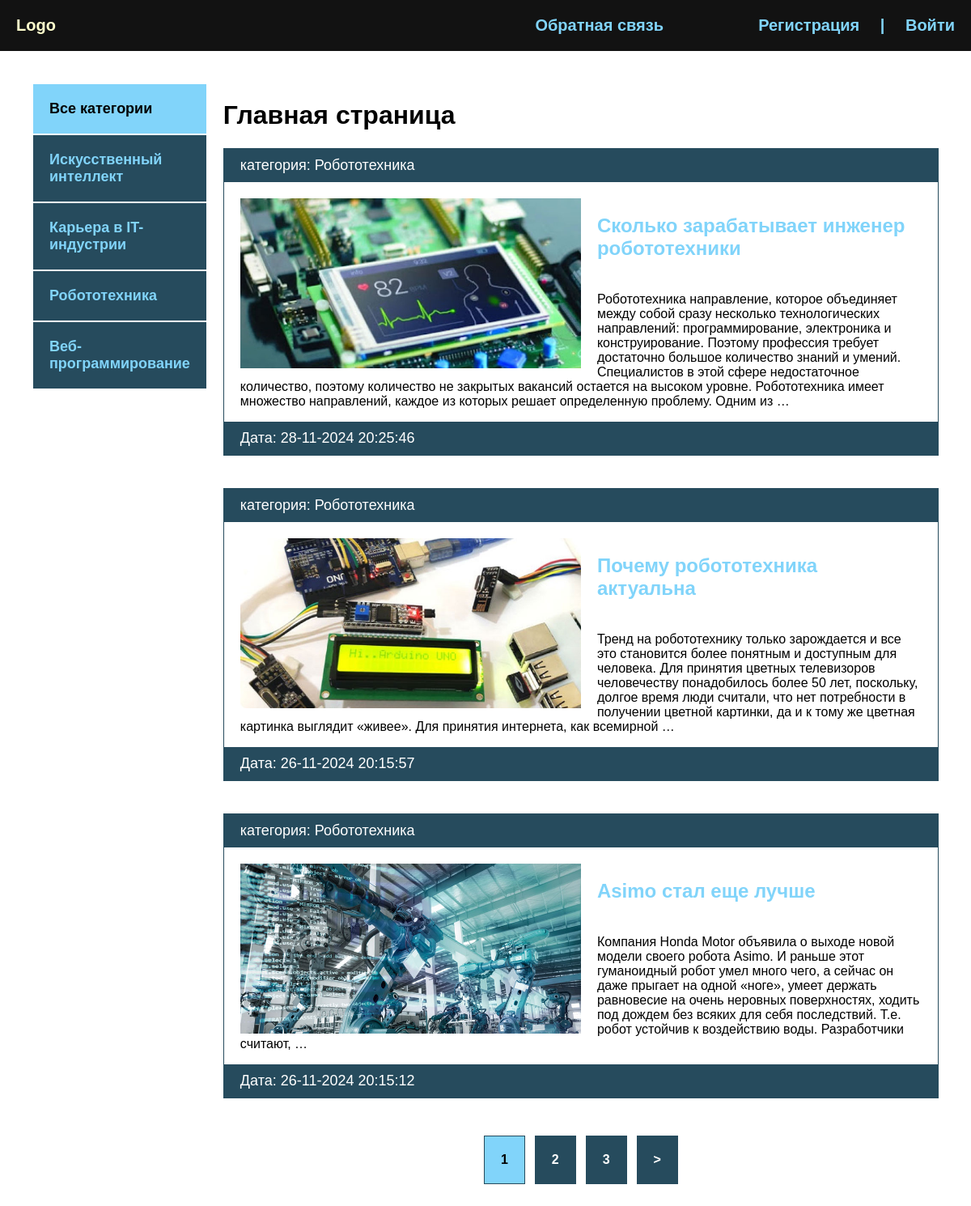
The page / on the database its author committed.
### blog/models.py (models this page shows, shortened)
class Category(models.Model):
    name = models.CharField(max_length=200, verbose_name='Категория')
    slug = models.SlugField(max_length=200, unique=True, verbose_name='URL')
    def __str__(self):
        return self.name
    def get_absolute_url(self):
        return reverse('category', kwargs={'cat_slug':self.slug})
    class Meta:
        verbose_name = 'Категория'
        verbose_name_plural = 'Категории'

class Blog(models.Model):
    title = models.CharField(max_length=255, verbose_name='Название')
    slug = models.SlugField(max_length=255, unique=True, verbose_name='URL')
    content = models.TextField(blank=True, verbose_name='Контент')
    photo = models.ImageField(upload_to='photos/%Y/%m/%d/', blank=True, verbose_name='Фото')
    time_created = models.DateTimeField(auto_now_add=True, verbose_name='Дата публикации')
    time_update = models.DateTimeField(auto_now=True, verbose_name='Дата обновления')
    is_published = models.BooleanField(default=True, verbose_name='Опубликовано')
    cat = models.ForeignKey('Category', on_delete=models.PROTECT, verbose_name='Категория')
    def get_absolute_url(self):
        return reverse('post', kwargs={'post_slug':self.slug})
    class Meta:
        verbose_name = 'Новость'
        verbose_name_plural = 'Новости'
        ordering=['-time_created']

### blog/views.py (the view)
# urls.py: path('', BlogHome.as_view(), name='index'),
class BlogHome(DataMixin, ListView):
    model = Blog
    template_name = 'blog/index.html'
    context_object_name = 'posts'
    def get_context_data(self, *, object_list=None, **kwargs):
        context =  super().get_context_data(**kwargs)
        c_def = self.get_user_context(title='Главная страница')
        return dict(list(context.items()) + list(c_def.items()))
    def get_queryset(self):
        return Blog.objects.filter(is_published=True).select_related('cat')

### blog/utils.py (called while the page is built)
    def get_user_context(self, **kwargs):
        context = kwargs
        cats = Category.objects.annotate(Count('blog'))
        user_menu = menu.copy()
        if not self.request.user.is_authenticated:
            user_menu.pop(0)
        context['menu'] = user_menu
        context['cats'] = cats
        if 'cat_selected' not in context:
            context['cat_selected'] = 0
        return context

### blog/templates/blog/index.html
{% extends "blog/base.html" %}
{% load static %}
{% block content %}
<h1>{{ title }}</h1>
<ul>
    {% for p in posts %}
    <li>
        <p class="first">категория: {{ p.cat }}</p>
        <div class="text">
            {% if p.photo %}
            <img src="{{ p.photo.url }}" alt="" class='image'>
            {% else %}
            <img src="{% static "blog/default.jpg" %}" alt="" class='image'>
            {% endif %}
            <h2><a href="{{ p.get_absolute_url }}">{{ p.title }}</a></h2>
            <p>{{ p.content|striptags|truncatewords:50 }}</p>
        </div>
        <p class="date">Дата: {{ p.time_update|date:'d-m-Y H:i:s' }}</p>
    </li>
    {% endfor %}
</ul>
{% endblock  %}

### blog/templates/blog/base.html (shortened to what this page needs)
<!DOCTYPE html>
{% load static %}
{% load blog_tags %}
<html lang="en">
<head>
    <link rel="stylesheet" href="{% static "css/style.css" %}">
</head>
<body>
    <div class="header">
        <div class="wrap">
            <ul class="mainmenu">
                <li class="logo">
                    <a href="{% url "index" %}">Logo</a>
                </li>
                {% for m in menu %}
                <li class="last">
                    <a href="{% url m.url_name %}">{{ m.title }}</a>
                </li>
                {% endfor %}
                {% if request.user.is_authenticated %}
                <li class="last">{{ user.username }} | <a href="{% url "logout" %}">Выйти</a>
                    {% comment %} <form action="{% url 'logout' %}" method="post">
                        {% csrf_token %}
                        <button type="submit">Выйти</button>
                    </form> {% endcomment %}
                </li>
                {% else %}
                <li class="last"><a href="{% url "register" %}">Регистрация</a> | <a href="{% url "login" %}">Войти</a></li>
                {% endif %}
            </ul>
        </div>
    </div>
    <div class="content">
        <div class="wrap">
            <div class="sidebar">
                <ul>
                    {% if cat_selected == 0 %}
                    <li class="selected">Все категории</li>
                    {% else %}
                    <li><a href="{% url "index" %}">Все категории</a></li>
                    {% endif %}
                    {% for c in cats %}
                        {% if c.blog__count > 0 %}
                            {% if c.pk == cat_selected %}
                                <li class='selected'>{{ c.name }}</li>
                            {% else %}
                                <li><a href="{{ c.get_absolute_url }}">{{ c.name }}</a></li>
                            {% endif %}
                        {% endif %}
                    {% endfor %}
                </ul>
            </div>
            <div class="main">
                {% block content %}
                {% endblock  %}
                {% if page_obj.has_other_pages %}
                <div>
                    <ul class="list-pages">
                        {% for p in paginator.page_range %}
                        {% if page_obj.number == p %}
                        <li class="page-num page-num-selected">{{ p }}</li>
                        {% elif p >= page_obj.number|add:-2 and p <= page_obj.number|add:2 %}
                        <li class="page-num">
                            <a href="?page={{ p }}">{{ p }}</a>
                        </li>
                        {% endif %}
                        {% endfor %}
                        {% if page_obj.has_next %}
                        <li class="page-num">
                            <a href="?page={{ page_obj.next_page_number }}">&gt;</a>
                        </li>
                        {% endif %}
                    </ul>
                </div>
                {% endif %}
            </div>
        </div>
    </div>
</body>
</html>

### blog/static/css/style.css (style rules this page uses)
body { margin: 0; padding: 0; background: #264b5d; font-family: Verdana, Geneva, Tahoma, sans-serif; }
.wrap { max-width: 1200px; margin: 0 auto; }
.content .wrap { background: white; padding: 40px; box-sizing: border-box; display: flex; }
ul { list-style: none; margin: 0; padding: 0; }
a { color: #81d4fa; text-decoration: none; padding: 20px; display: block; }
.header { background: #121212; }
.mainmenu { display: flex; align-items: center; font-size: 20px; font-weight: bold; justify-content: space-between; }
.logo { flex-basis: 40%; }
.last { flex-basis: 30%; text-align: right; color: #81d4fa; }
.sidebar a { padding: 20px; display: block; border: 1px solid white; font-weight: bold; font-size: 18px; background: #264b5d; }
.selected { background: #81d4fa; font-size: 18px; padding: 20px; border: 1px solid white; font-weight: bold; }
.main { margin-left: 20px; }
.main li { border: 1px solid #264b5d; margin-bottom: 40px; }
.first, .date { padding: 10px 20px; background: #264b5d; font-size: 18px; color: white; margin: 0; }
.image { max-width: 50%; float: left; margin-right: 20px; }
.text { padding: 20px 20px 0; }
.text h2 { margin-top: 0; }
.text a { padding-left: 0; }
.list-pages { display: flex; justify-content: center; }
.list-pages .page-num-selected { background: #81d4fa; padding: 20px; }
.list-pages a { background: #264b5d; padding: 20px; display: block; color: white; }
.page-num { margin: 6px; font-weight: bold; }
.last a { display: inline; }

### rows shown on the page
Category: name "Искусственный интеллект"
Category: name "Карьера в IT-индустрии"
Category: name "Робототехника"
Category: name "Веб-программирование"
Blog: cat "Робототехника", photo (picture), title "Сколько зарабатывает инженер робототехники", content "Робототехника направление, которое объединяет между собой сразу несколько технологических направлений: программирование, электроника и конструирование. Поэтому профессия требует достаточно большое количество знаний и умений. Специалистов в этой сфере недостаточное количество, поэтому количество не закрытых вакансий остается на высоком уровне. Робототехника имеет множество направлений, каждое из которых решает определенную проблему. Одним из …", time_update "28-11-2024 20:25:46"
Blog: cat "Робототехника", photo (picture), title "Почему робототехника актуальна", content "Тренд на робототехнику только зарождается и все это становится более понятным и доступным для человека. Для принятия цветных телевизоров человечеству понадобилось более 50 лет, поскольку, долгое время люди считали, что нет потребности в получении цветной картинки, да и к тому же цветная картинка выглядит «живее». Для принятия интернета, как всемирной …", time_update "26-11-2024 20:15:57"
Blog: cat "Робототехника", title "Asimo стал еще лучше", content "Компания Honda Motor объявила о выходе новой модели своего робота Asimo. И раньше этот гуманоидный робот умел много чего, а сейчас он даже прыгает на одной «ноге», умеет держать равновесие на очень неровных поверхностях, ходить под дождем без всяких для себя последствий. Т.е. робот устойчив к воздействию воды. Разработчики считают, …", time_update "26-11-2024 20:15:12"

### other values the page prints
{{ m.title }} "Обратная связь"
{{ title }} "Главная страница"
{{ p }} "1"
{{ p }} "2" "3"
